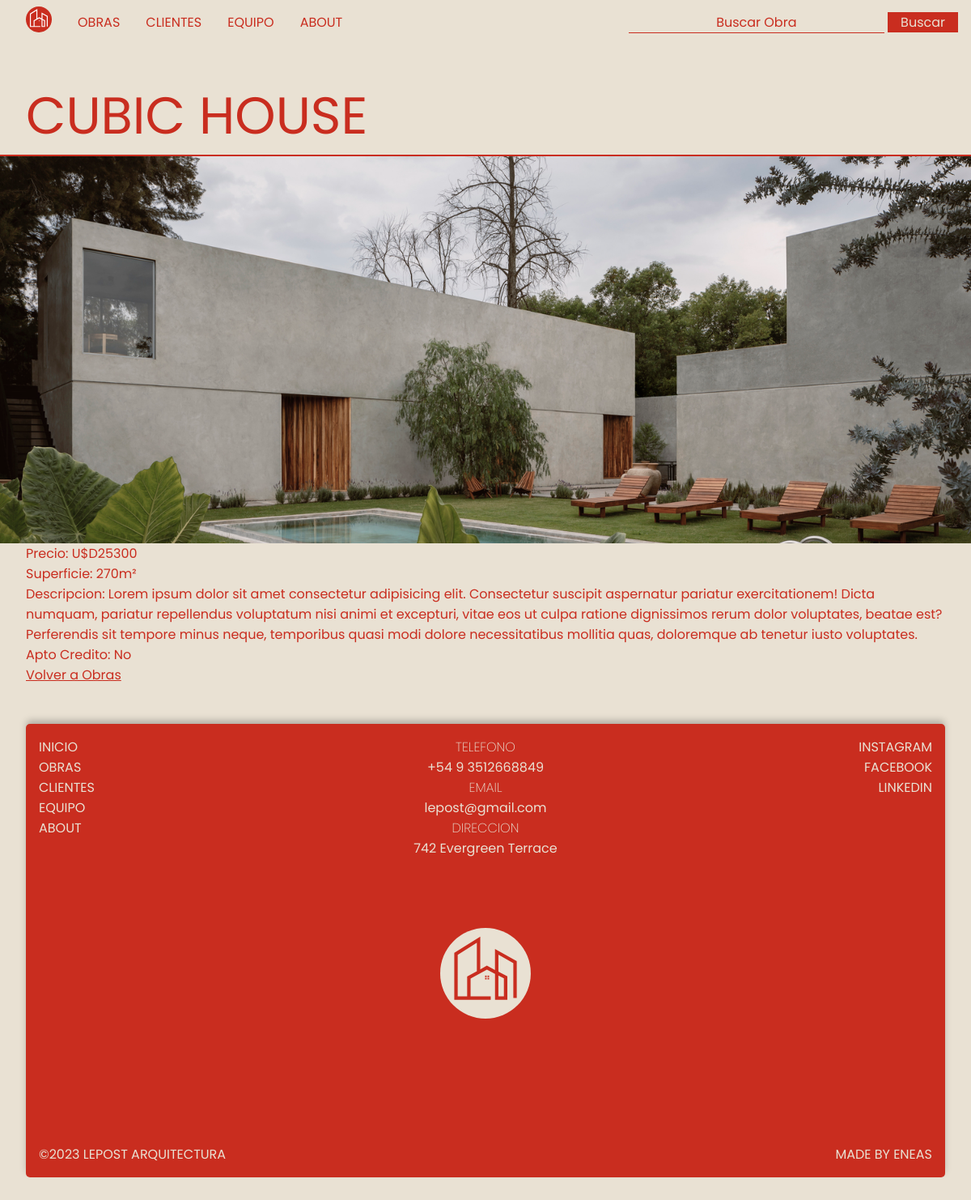
The page /obras/obra-detail/3 on the database its author committed.
### obras/models.py (models this page shows, shortened)
class Obra(models.Model):
    name = models.CharField(max_length=100)
    price = models.IntegerField()
    area = models.IntegerField()
    description = models.TextField()
    credit = models.BooleanField()
    """ imagen = models.CharField(max_length=200)"""
    image = models.ImageField(upload_to='obra_images', null=True, blank=True) #se debe instalar pillow

### obras/views.py (the view)
# urls.py: path('obra-detail/<int:id>', obra_detail),
def obra_detail(request, id):
  obra = Obra.objects.get(id = id)
  context = {
    'obra': obra
  }
  return render(request, 'obras/obra_detail.html', context)

### templates/obras/obra_detail.html (shortened to what this page needs)
{% extends "base.html" %}
{% block content %}
  <main id="obra">
    <div class="obraContainer">
      <h1>{{obra.name|upper}}</h1>
      {%if obra.image%}
        <img src="{{obra.image.url}}" alt="imagen de la obra">
      {%endif%}
      <p>Precio: U$D{{obra.price}}</p>
      <p>Superficie: {{obra.area}}m²</p>
      <p>Descripcion: {{obra.description}}</p>
      <p>Apto Credito:
        {% if obra.credit == True %}
          Si
        {% else %}
          No
        {% endif %}
      </p>
      <a href="/obras/list-obras" class="contactBtn">Volver a Obras</a>
    </div>
  </main>
{% endblock %}

### static/css/styles.css (style rules this page uses)
:root { --main-color: #161616; --main-color: #c92d1f; --second-color: #e9e1d3; --main-bg: #e9e1d3; }
* { font-family: 'Poppins', sans-serif; font-size: 16px; font-weight: 400; text-align: center; color: var(--main-color); margin: 0; padding: 0; box-sizing: border-box; }
html { background-color: var(--main-bg); margin: 0 1rem; }
main { min-height: calc(100vh - 66px - 4rem); }
.obraContainer { display: flex; flex-direction: column; justify-content: space-between; align-items: flex-start; text-align: left; padding: 1rem; transition: all 0.5s ease-out; }
.obraContainer h1 { font-size: 4rem; font-weight: 400; text-align: left; margin: 2rem 0 0; padding: 0; line-height: 6rem; }
.obraContainer img { width: 100vw; height: 60vh; margin-left: -2rem; object-fit: cover; border-top: 2px solid var(--main-color); }
.obraContainer p { text-align: left; }

### rows shown on the page
Obra: name "CUBIC HOUSE", image (picture), price "25300", area "270", description "Lorem ipsum dolor sit amet consectetur adipisicing elit. Consectetur suscipit aspernatur pariatur exercitationem! Dicta numquam, pariatur repellendus voluptatum nisi animi et excepturi, vitae eos ut culpa ratione dignissimos rerum dolor voluptates, beatae est? Perferendis sit tempore minus neque, temporibus quasi modi dolore necessitatibus mollitia quas, doloremque ab tenetur iusto voluptates."
